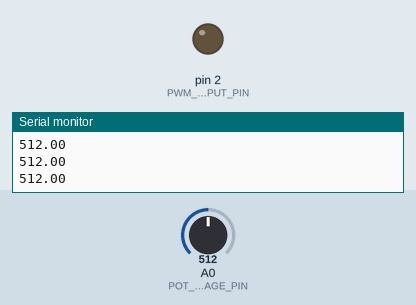
Simulated run of this sketch. Board: Arduino Uno, built with avr-gcc and run on an emulated ATmega328P. Shown: output pins drawn as LEDs (lit = HIGH), the last lines printed to the serial monitor. The inputs (shaded band) are chosen by the test bench; at power-on: A0 (POT_VOLTAGE_PIN) = 512.

Above: at 1.2 s.
1.3 s: A0 (POT_VOLTAGE_PIN) set to 526
At 1.8 s:
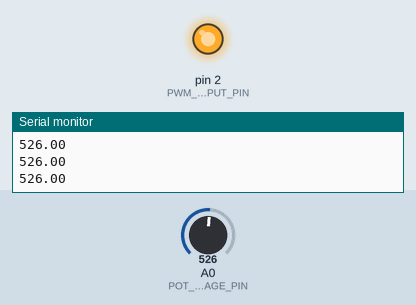
2.8 s: A0 (POT_VOLTAGE_PIN) set to 511
At 4.0 s:
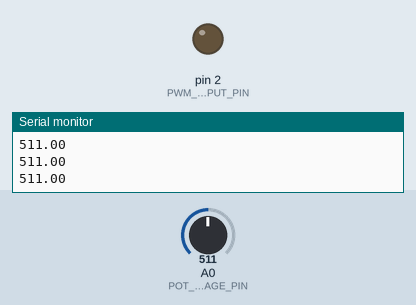
4.3 s: A0 (POT_VOLTAGE_PIN) set to 716
At 5.1 s:
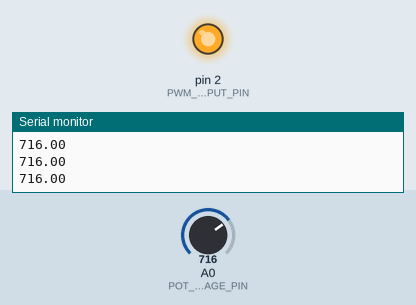
Timing chart, 0 to 7.3 s (numbered marks = the images above; inputs shaded):
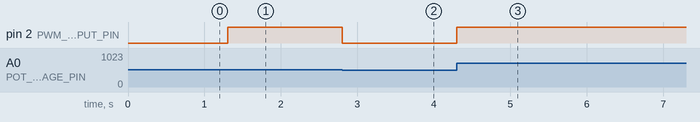

The sketch:

accel_pwm.ino
```cpp
#define POT_VOLTAGE_PIN 0
#define PWM_OUTPUT_PIN 2

void setup() {
  Serial.begin(9600);
}


void loop() {


  float potVoltage = analogRead(POT_VOLTAGE_PIN);
  float vOutDutyCycle = (potVoltage/1023)*255;
  analogWrite(PWM_OUTPUT_PIN, vOutDutyCycle);
  Serial.println(potVoltage);
  //Serial.println(vOutDutyCycle);


}
```

Measured:
- the behaviour switches between 513 and 514 on A0 (POT_VOLTAGE_PIN) (found by bisection; images 0 and 1)
- after the input at 1.3 s, pin 2 (PWM_OUTPUT_PIN): LOW → HIGH at once
- after the input at 2.8 s, pin 2 (PWM_OUTPUT_PIN): HIGH → LOW at once
- after the input at 4.3 s, pin 2 (PWM_OUTPUT_PIN): LOW → HIGH at once
